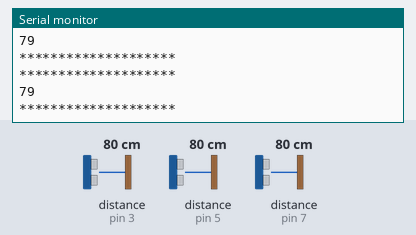
A sketch run on a simulated Arduino Mega 2560, built with avr-gcc and run on an emulated ATmega2560. On the bench: the last lines printed to the serial monitor. Wiring (inferred from the names in the program): 3 × ultrasonic range finder: trigger pin 2, echo pin 3 / trigger pin 4, echo pin 5 / trigger pin 6, echo pin 7. Inputs (shaded band) come from the test bench; at power-on: distance to the obstacle (sensors on pin 3, pin 5, pin 7) 80 cm. The echo pulse lasts 58.3 µs per cm.

Above: at 1.2 s.
1.3 s: distance to the obstacle (sensor on pin 3) set to 120 cm
At 2.4 s:
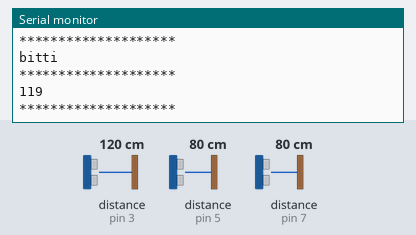
4.3 s: distance to the obstacle (sensor on pin 5) set to 120 cm
7.3 s: distance to the obstacle (sensor on pin 7) set to 2 cm
At 8.1 s:
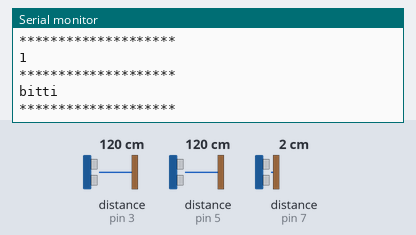
10.3 s: distance to the obstacle (sensor on pin 3) set to 2 cm
13.3 s: distance to the obstacle (sensor on pin 5) set to 2 cm
At 13.8 s:
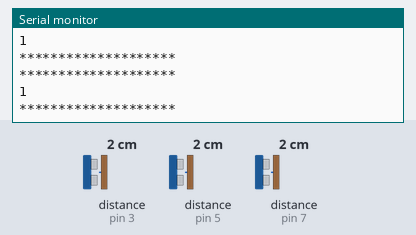
16.3 s: distance to the obstacle (sensor on pin 3) set to 18 cm
At 17.3 s:
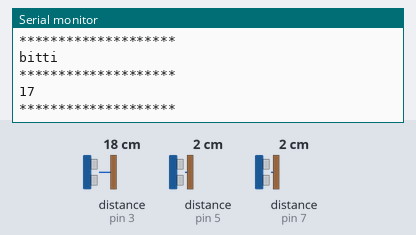
Timing chart, 0 to 19.3 s (numbered marks = the images above; inputs shaded):
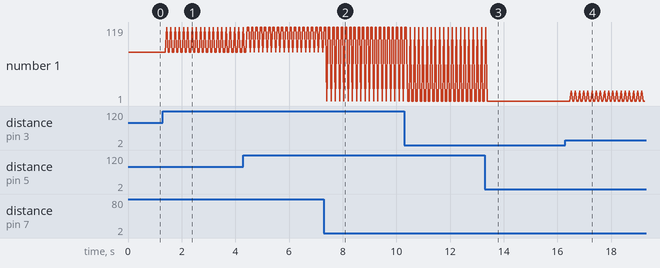

The sketch:

kendi_kendine_giden_araba_v1.0.ino
```cpp
// ön sensor
const int trigger_pin1 = 2 ;
const int echo_pin1 = 3 ;
// sağ sensor
const int trigger_pin2 = 4 ;
const int echo_pin2 = 5 ;
//sol
const int trigger_pin3 = 6 ;
const int echo_pin3 = 7 ;
 // motor pinler
int motileri1 = 34;
int motgeri1 = 35;
int motileri2 = 36;
int motgeri2 = 37;


 int sure1;
 int mesafe1;
 int sure2;
 int mesafe2;
 int sure3;
 int mesafe3;

void setup()
{
  pinMode(trigger_pin1, OUTPUT);
  pinMode(echo_pin1, INPUT);
  pinMode(trigger_pin2, OUTPUT);
  pinMode(echo_pin2, INPUT);
  pinMode(trigger_pin3, OUTPUT);
  pinMode(echo_pin3, INPUT);
  Serial.begin(9600);
}

void loop()
{
  // ön sensor değer hesaplaması
  digitalWrite(trigger_pin1 , HIGH);
  delayMicroseconds(1000);
  digitalWrite(trigger_pin1 , LOW);
  sure1 = pulseIn(echo_pin1 ,HIGH);
  mesafe1 = (sure1/2) / 29.1;
  Serial.println("********************");
  Serial.println(mesafe1);
  Serial.println("********************");
  //sağ sensor mesafe hesaplaması
  digitalWrite(trigger_pin2 , HIGH);
  delayMicroseconds(1000);
  digitalWrite(trigger_pin2 , LOW);
  sure2 = pulseIn(echo_pin2 ,HIGH);
  mesafe2 = (sure2/2) / 29.1;
  Serial.println("********************");
  Serial.println(mesafe2);
  Serial.println("********************");
  //sol sensor mesafe hesaplamsı
  digitalWrite(trigger_pin3 , HIGH);
  delayMicroseconds(1000);
  digitalWrite(trigger_pin3 , LOW);
  sure3 = pulseIn(echo_pin3 ,HIGH);
  mesafe3 = (sure3/2) / 29.1;
  Serial.println("********************");
  Serial.println(mesafe3);
  Serial.println("********************");
  Serial.println("bitti");

  if(mesafe1 > 30 && mesafe2 > 30 && mesafe3 > 30 )
  {
    digitalWrite(motileri1, HIGH);
    digitalWrite(motileri2, HIGH);
  }
  else if (mesafe1 > 30 && mesafe2 <30 && mesafe3 > 30  )
  {
    digitalWrite (motileri1, HIGH);
    digitalWrite (motgeri2, HIGH);
  }
  else if (mesafe1 > 30 && mesafe2  > 30 && mesafe3 < 30 )
  {
    digitalWrite(motgeri1, HIGH);
    digitalWrite(motileri2, HIGH);
  }
  else if (mesafe1 < 30 &&  mesafe2 <30 && mesafe3 > 30 )
  {
    digitalWrite(motileri1 , HIGH);
    digitalWrite(motgeri2, HIGH);
  }
  else if (mesafe1 < 30 &&  mesafe2 >30 && mesafe3 < 30 )
  {
    digitalWrite(motgeri1 , HIGH);
    digitalWrite(motileri2, HIGH);
  }
  else if (mesafe1 < 30 &&  mesafe2 <30 && mesafe3 < 30)
  {
    digitalWrite(motgeri1, HIGH);
    digitalWrite(motgeri2, HIGH);

  }

  }
```

Measured:
- after the input at 1.3 s, the serial monitor: prints a new line after 0.14 s (image 1)
- after the input at 7.3 s, the serial monitor: prints a new line after 0.11 s (image 2)
- after the input at 16.3 s, the serial monitor: prints a new line after 0.21 s (image 4)
- plotted number 1: 79 → 119 after the input at 1.3 s, 79 → 1 after the input at 7.3 s
